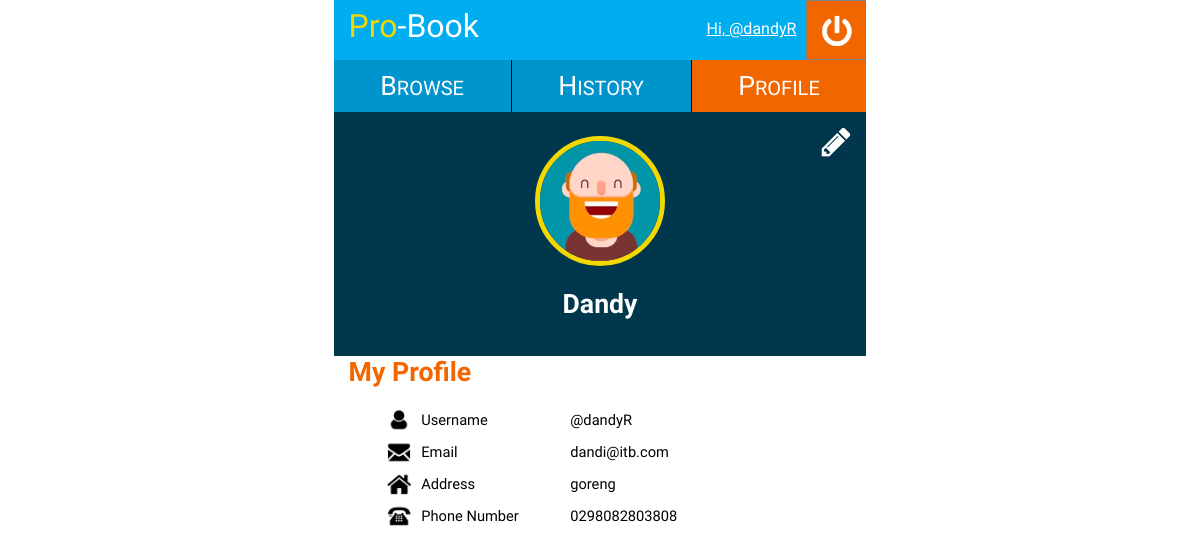
Screenshot of /views/pages/Profile.php (signed in) with the database file from the repository.
### tables this page shows
CREATE TABLE `user` (
  `username` varchar(16) NOT NULL,
  `name` varchar(50) NOT NULL,
  `email` varchar(50) NOT NULL,
  `password` varchar(50) NOT NULL,
  `address` varchar(255) NOT NULL,
  `phone-number` varchar(16) NOT NULL,
  `avatar` varchar(255) NOT NULL
);

### Model/Database.php (called while the page is built, shortened)
<?php
class Database
{
  public static function getDB()
  {
    static $db = null;
    if ($db === null) {
      try
      {
        $dsn = 'mysql:host=' . Config::DB_HOST . ';dbname=' . Config::DB_NAME . ';charset=utf8';
        $db = new PDO($dsn, Config::DB_USER, Config::DB_PASSWORD);
      }
      catch(PDOException $ex)
      {
          die("Failed to connect to the database: " . $ex->getMessage());
      }
      $db->setAttribute(PDO::ATTR_ERRMODE, PDO::ERRMODE_EXCEPTION);
    }
    return $db;
  }
  public static function exec($query, $queryParams = NULL)
  {
      $db = self::getDB();
      $statement = $db->prepare($query);
      if (empty($queryParams))  {
        $statement->execute();
      } else  {
        $statement->execute($queryParams);
      }
      if (strpos($query, 'SELECT') !== false || strpos($query, 'select') !== false || strpos($query, 'Select') !== false) {
        return $statement->fetchAll(PDO::FETCH_ASSOC);
      }
      return;
  }
}
?>

### Controller/ProfileController.php (called while the page is built, shortened)
<?php
    include Config::DOCUMENT_ROOT . '/Model/Database.php';
    class ProfileController	{
        public static function fetchUser($username) {
            $query = "SELECT * FROM user";
            $users = Database::exec($query);
            foreach ($users as $user) {
                if ($username == $user["username"]) {
                    return $user;
                }
            }
        }
    }
?>

### views/pages/Profile.php (the view, shortened to what this page needs)
<?php
	include '../../Controller/ProfileController.php';
	if (empty($_COOKIE['username'])) {
		header('Location: Login.php');
		die();
	} else {
		$profile = ProfileController::fetchUser($_COOKIE['username']);
	}
?>
<!DOCTYPE html>
<html>
	<head>
		<link rel="stylesheet" href="../../public/css/global.css" type="text/css"/>
		<link rel="stylesheet" href="../../public/css/header.css" type="text/css"/>
		<link rel="stylesheet" type="text/css" href="../../public/css/profile.css">
	</head>
	<body>
		<div class = frame>
			<?php include Config::DOCUMENT_ROOT . "/views/includes/Header.php"?>
			<div class="upperBox">
				<div>
					<a href="EditProfile.php"> <img id="edit-profile-logo" src="../../public/img/edit-profile-logo.png"></a>
				</div>
				<br>
				<img src="<?php echo "../../public/img/".$profile["avatar"]?>" alt="Avatar" class="avatar">
				<h2 class="profileTitle"><?php echo $profile["name"] ?></h2>
				<br>
			</div>
			<h1 class="profile-header">My Profile</h1>
			<table id="profileTable">
			  <tr>
			    <td style="width:10%;"><img src="../../public/img/username-logo.png" class="logo"></td>
			    <td style="width:45%;">Username</td>
			    <td style="width:45%;"><?php echo $profile["username"] ?></td>
			  </tr>
			  <tr>
			  	<td><img src="../../public/img/email-logo.png" class="logo"></td>
			    <td>Email</td>
			    <td><?php echo $profile["email"] ?></td>
			  </tr>
			  <tr>
			  	<td><img src="../../public/img/address-logo.png" class="logo"></td>
			    <td>Address</td>
			    <td><?php echo $profile["address"] ?></td>
			  </tr>
			  <tr>
			  	<td><img src="../../public/img/phone-logo.png" class="logo"></td>
			    <td>Phone Number</td>
			    <td><?php echo $profile["phone-number"] ?></td>
			  </tr>
			</table>
		</div>
	</body>
</html>

### public/css/global.css (style rules this page uses)
* { box-sizing: border-box; }
body { font-family: 'Varela Round', 'Open Sans'; font-size: 12px; letter-spacing: 0px; }
h1 { color: #FF8C00; font-size: 35pt; margin: 0; }
.frame { width: 45%; margin: auto; position: relative; }

### public/css/header.css (style rules this page uses)
body { margin-top: 0px; }

### public/css/profile.css (style rules this page uses)
.frame { position: relative; width: 45%; margin: auto; }
.avatar { display: block; margin-top: 10px; margin-left: auto; margin-right: auto; width: 130px; height: 130px; border-radius: 50%; border: 5px solid #f2d800; }
.upperBox { background: #00374c; position: relative; }
.logo { float: left; margin-right: 5pt; width: 24px; }
#profileTable { margin-left: 50px; }
#edit-profile-logo { position: absolute; top: 15px; right: 15px; width: 30px; }
.profile-header { font-size: 20pt; color: rgb(242,102,0); margin-left: 15px; margin-bottom: 15px; }
h2 { position: relative; text-align: center; color: white; font-size: 20pt; }
td { text-align: left; font-size: 11pt; }
body { margin-top: 0; }
tr { height: 30px; }

### rows the page displays
user: avatar (picture), name "Dandy", username "@dandyR", email "dandi@itb.com", address "goreng", value "0298082803808"

### other values shown
$_COOKIE['username'] "@dandyR"
